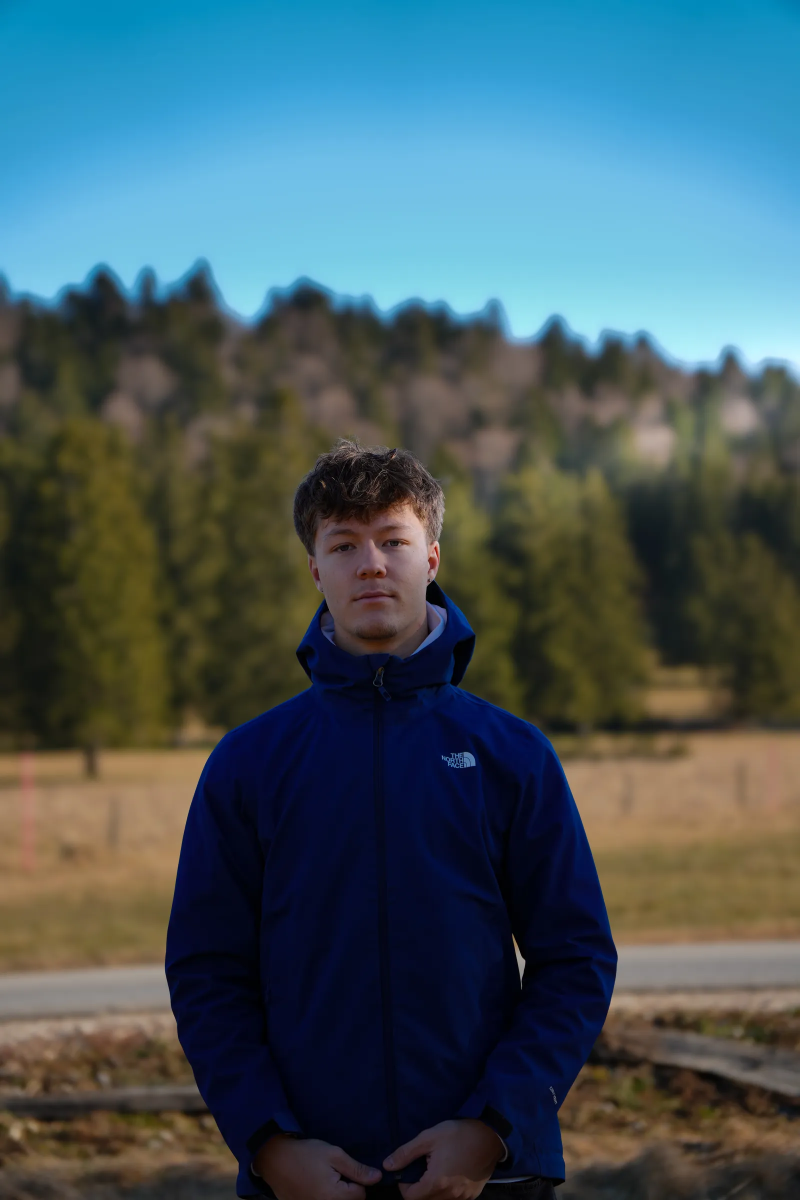
#> input picture images/profil/IMG_5545.webp, 1600 x 2400 px (shown at 1/2 size)
$ python generate_gallery.py
#> lines starting #> are read from the running program, lines starting #| are printed output that depends on the picture
import os
from pathlib import Path
import html
import time
import subprocess
import datetime
import shutil
import json


# Project root and images folder — use the script's parent dir so generation
# targets the current repository copy instead of a hard-coded desktop path.
PROJECT_ROOT = Path(__file__).resolve().parent
d = str(PROJECT_ROOT)
imgdir = os.path.join(d, 'images')

# Pillow for thumbnails
try:
    from PIL import Image
    PIL_AVAILABLE = True
except Exception:
    PIL_AVAILABLE = False

valid_ext = ('.jpg', '.jpeg', '.png', '.webp', '.gif')
# Bigger thumbnails: change this to adjust thumbnail pixel size
# Increased so regenerated thumbnails are larger for the gallery display
THUMB_MAX_SIZE = (2400, 1800)
THUMB_DIRNAME = '.thumbs'
# Toggle thumbnail generation. Set to False to always use original images in galleries.
USE_THUMBS = False

def slug(name: str) -> str:
    s = ''.join(c if c.isalnum() else '_' for c in name).strip('_')
    return s.lower() or 'group'

def ensure_thumb(src_rel):
    """Return relative thumbnail path for a source image path (e.g. 'images/folder/pic.jpg').
    Create thumbnail if PIL available and thumb missing or stale."""
    src_path = Path(d) / src_rel
    parts = src_rel.split(os.sep)
    if parts[0] != 'images':
        return src_rel
    # if thumbs are disabled, always use the original image
    if not USE_THUMBS:
        return src_rel
    thumb_parts = ['images', THUMB_DIRNAME] + parts[1:]
    thumb_rel = os.path.join(*thumb_parts)
    thumb_path = Path(d) / thumb_rel

    if not PIL_AVAILABLE:
        return src_rel

    try:
        src_mtime = src_path.stat().st_mtime
    except Exception:
        return src_rel

    thumb_path.parent.mkdir(parents=True, exist_ok=True)
    try:
        if not thumb_path.exists() or thumb_path.stat().st_mtime < src_mtime:
            with Image.open(src_path) as im:
                # Use high-quality resampling
                resample = getattr(Image, 'Resampling', Image).LANCZOS
                im.thumbnail(THUMB_MAX_SIZE, resample=resample)
                if im.mode in ('RGBA', 'LA'):
                    thumb_path = thumb_path.with_suffix('.png')
                    im.save(thumb_path, format='PNG', optimize=True)
                else:
                    thumb_path = thumb_path.with_suffix('.jpg')
                    # Save as high-quality JPEG (less chroma subsampling, progressive)
                    im_rgb = im.convert('RGB')
                    im_rgb.save(
                        thumb_path,
                        format='JPEG',
                        quality=100,
                        optimize=True,
                        progressive=True,
                        subsampling=0,
                    )
                    # Also write a WebP variant for browsers that support it
                    try:
                        webp_path = thumb_path.with_suffix('.webp')
                        im_rgb.save(webp_path, format='WEBP', quality=95, method=6)
                    except Exception:
                        pass
    except Exception:
        return src_rel

    rel = os.path.relpath(thumb_path, d)
    return rel.replace('\\', '/')


def create_top_hero(src_abs_paths, out_rel='images/top_hero.jpg', height=1080):
    """Create a side-by-side image from up to two absolute image paths.
    Returns the project-relative path (posix) or None on failure.
    """
#> called with out_rel = 'images/top_hero.jpg', height = 720
    if not PIL_AVAILABLE:
        return None
    try:
        imgs = []
        for p in src_abs_paths[:2]:
            if os.path.isfile(p):
                im = Image.open(p)
#> im is the input picture: PIL image 1600x2400 RGB; mean R, G, B 68.9, 89.4, 95.5
                imgs.append(im.copy())
                im.close()
        if not imgs:
            return None

        # Resize images to the same height while keeping aspect ratio
        resample = getattr(Image, 'Resampling', Image).LANCZOS
        resized = []
        for im in imgs:
            w, h = im.size
            new_w = int(w * (height / h))
            resized.append(im.resize((new_w, height), resample=resample))
#> this loop made 2 passes
#> (w, h, new_w) on passes 1 to 2: (1600, 2400, 480), (1600, 2400, 480)
#> after the loop, resized = 2 items

        total_w = sum(im.size[0] for im in resized)
#> total_w = 960
        mode = 'RGB'
        out_img = Image.new(mode, (total_w, height), (0, 0, 0))
#> out_img: PIL image 960x720 RGB; every value is 0
        x = 0
        for im in resized:
            if im.mode != 'RGB':
                im = im.convert('RGB')
            out_img.paste(im, (x, 0))
            x += im.size[0]
#> this loop made 2 passes
#> x on passes 1 to 2: 480, 960
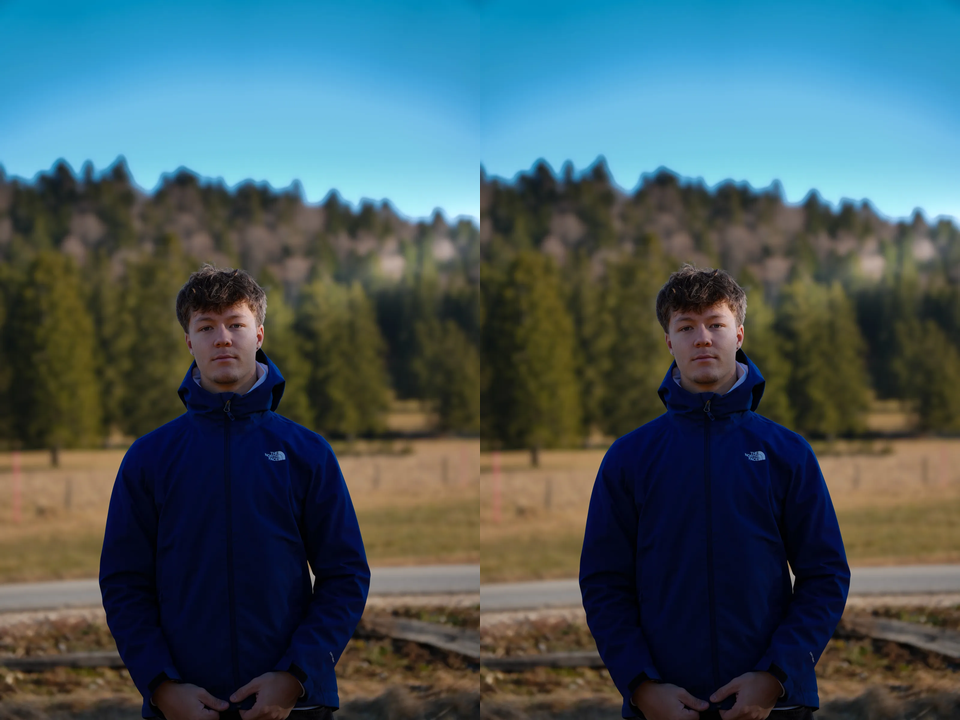
#> out_img: PIL image 960x720 RGB; mean R, G, B 68.9, 89.4, 95.5
#> after the loop, x = 960

        out_path = Path(d) / out_rel
        out_path.parent.mkdir(parents=True, exist_ok=True)
        out_img.save(str(out_path), format='JPEG', quality=100, optimize=True, progressive=True, subsampling=0)
        # Also write a WebP top-hero for modern browsers
        try:
            out_webp = out_path.with_suffix('.webp')
            out_img.save(out_webp, format='WEBP', quality=100, method=6)
        except Exception:
            pass
        out_img.close()
        for im in resized:
            im.close()
#> this loop made 2 passes
#> (the rest of the program and of its run is left out)
